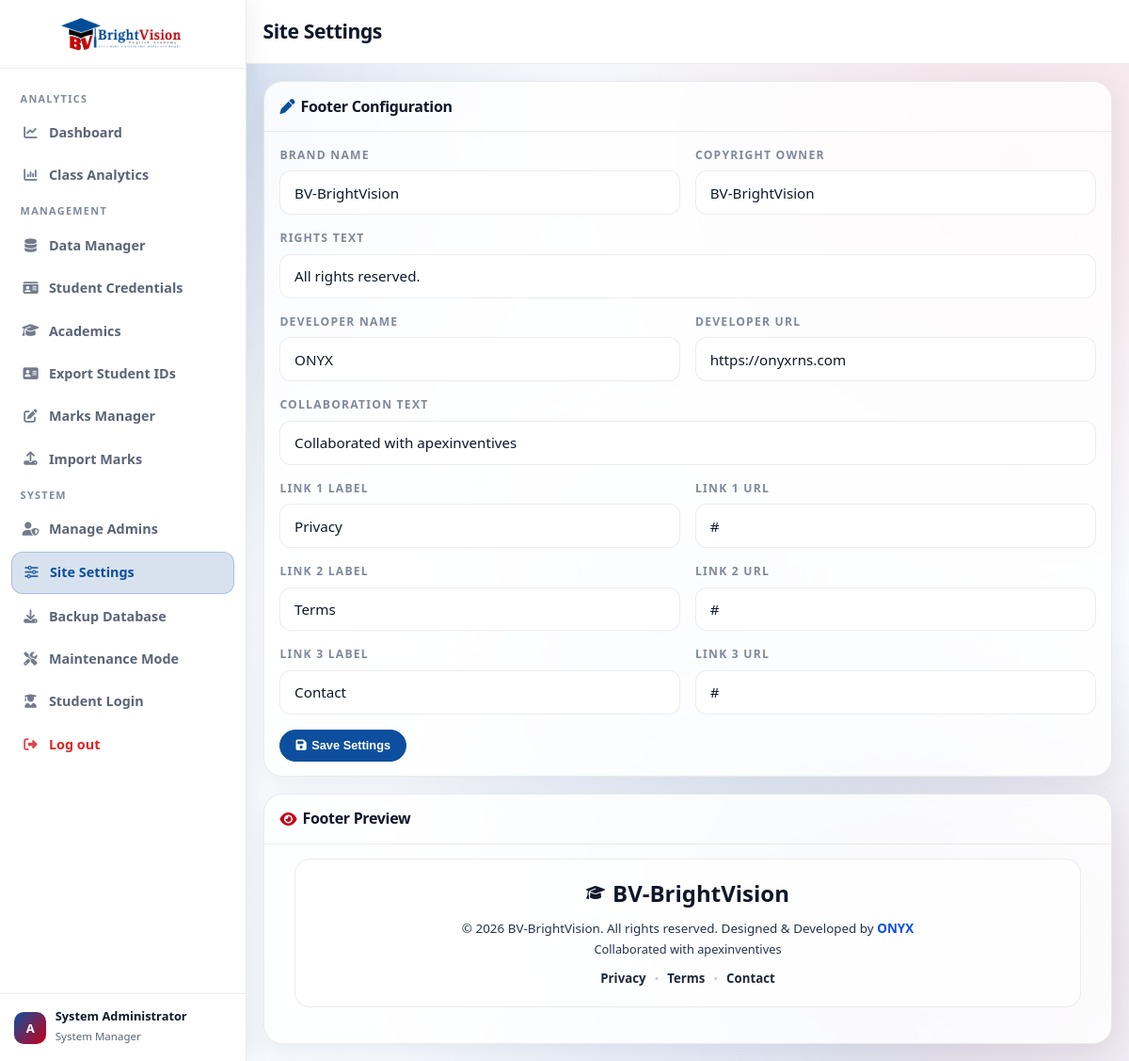
Screenshot of /admin/site_settings.php (signed in) with the database file from the repository.
### tables this page shows
CREATE TABLE IF NOT EXISTS `site_settings` (
  `id` TINYINT UNSIGNED NOT NULL PRIMARY KEY,
  `footer_text` VARCHAR(255) NOT NULL DEFAULT 'ONYX',
  `footer_url` VARCHAR(255) NOT NULL DEFAULT 'https://onyxrns.com',
  `footer_brand_name` VARCHAR(140) NOT NULL DEFAULT 'BV-BrightVision',
  `footer_copyright_owner` VARCHAR(140) NOT NULL DEFAULT 'BV-BrightVision',
  `footer_rights_text` VARCHAR(160) NOT NULL DEFAULT 'All rights reserved.',
  `footer_collab_text` VARCHAR(255) NOT NULL DEFAULT 'Collaborated with apexinventives',
  `footer_link_1_label` VARCHAR(50) NOT NULL DEFAULT 'Privacy',
  `footer_link_1_url` VARCHAR(255) NOT NULL DEFAULT '#',
  `footer_link_2_label` VARCHAR(50) NOT NULL DEFAULT 'Terms',
  `footer_link_2_url` VARCHAR(255) NOT NULL DEFAULT '#',
  `footer_link_3_label` VARCHAR(50) NOT NULL DEFAULT 'Contact',
  `footer_link_3_url` VARCHAR(255) NOT NULL DEFAULT '#',
  `updated_at` TIMESTAMP DEFAULT CURRENT_TIMESTAMP ON UPDATE CURRENT_TIMESTAMP
);

### admin/site_settings.php (the view, shortened to what the rows shown need)
<?php
require_once '../config.php';
require_once '../footer.php';
$settings = get_site_footer_settings($pdo);
?>
<!DOCTYPE html>
<html lang="en">
<head>
    <link rel="stylesheet" href="https://cdnjs.cloudflare.com/ajax/libs/font-awesome/6.5.0/css/all.min.css">
    <link rel="stylesheet" href="../css/style.css">
    <link rel="stylesheet" href="../css/admin.css">
</head>
<body>
<div class="admin-layout">
    <main class="admin-main">
        <div class="admin-topbar"><div class="topbar-left"><button class="sb-toggle" id="sbToggle"><i class="fas fa-bars"></i></button><h1>Site Settings</h1></div></div>
        <div class="admin-body dashboard-stack">
            <section class="dash-panel reveal d1">
                <div class="panel-head"><h2><i class="fas fa-pen" style="color:var(--primary);"></i> Footer Configuration</h2></div>
                <div class="panel-body">
                    <form method="POST">
                        <div class="form-group"><label class="form-label">Rights Text</label><input type="text" name="footer_rights_text" class="form-control" value="<?= htmlspecialchars((string) $settings['rights_text']) ?>"></div>
                        <div class="form-grid">
                            <div class="form-group"><label class="form-label">Developer Name</label><input type="text" name="footer_text" class="form-control" value="<?= htmlspecialchars((string) $settings['developer_name']) ?>"></div>
                            <div class="form-group"><label class="form-label">Developer URL</label><input type="text" name="footer_url" class="form-control" value="<?= htmlspecialchars((string) $settings['developer_url']) ?>"></div>
                        </div>
                        <div class="form-group"><label class="form-label">Collaboration Text</label><input type="text" name="footer_collab_text" class="form-control" value="<?= htmlspecialchars((string) $settings['collaboration_text']) ?>"></div>
                        <div class="form-grid">
                            <div class="form-group"><label class="form-label">Link 1 Label</label><input type="text" name="footer_link_1_label" class="form-control" value="<?= htmlspecialchars((string) ($settings['link_1_label'] ?? '')) ?>"></div>
                        </div>
                        <div class="form-grid">
                            <div class="form-group"><label class="form-label">Link 2 Label</label><input type="text" name="footer_link_2_label" class="form-control" value="<?= htmlspecialchars((string) ($settings['link_2_label'] ?? '')) ?>"></div>
                        </div>
                        <div class="form-grid">
                            <div class="form-group"><label class="form-label">Link 3 Label</label><input type="text" name="footer_link_3_label" class="form-control" value="<?= htmlspecialchars((string) ($settings['link_3_label'] ?? '')) ?>"></div>
                        </div>
                    </form>
                </div>
            </section>
            <section class="dash-panel reveal d2">
                <div class="panel-head"><h2><i class="fas fa-eye" style="color:var(--accent);"></i> Footer Preview</h2></div>
                <div class="panel-body">
                    <?php render_portal_footer($settings, ''); ?>
                </div>
            </section>
        </div>
    </main>
</div>
</body>
</html>

### footer.php (shortened to what the rows shown need)
<?php
if (!function_exists('footer_normalize_url')) {
    function footer_normalize_url(string $url, string $fallback = '#'): string
    {
        $url = trim($url);
        if ($url === '#') {
            return '#';
        }
        if (preg_match('~^(https?://|mailto:|tel:|/|#)~i', $url)) {
            return $url;
        }
        $candidate = 'https://' . ltrim($url, '/');
        return $candidate;
    }
}
if (!function_exists('footer_is_external_url')) {
    function footer_is_external_url(string $url): bool
    {
        return preg_match('~^https?://~i', $url) === 1;
    }
}
if (!function_exists('normalize_footer_settings')) {
    function normalize_footer_settings(array $settings = []): array
    {
        $defaults = function_exists('default_footer_settings')
            ? default_footer_settings()
            : footer_defaults_fallback();
        $merged = array_merge($defaults, $settings);
        $brandName = trim((string) ($merged['brand_name'] ?? ''));
        $copyrightOwner = trim((string) ($merged['copyright_owner'] ?? ''));
        $rightsText = trim((string) ($merged['rights_text'] ?? ''));
        $developerName = trim((string) ($merged['developer_name'] ?? ($merged['text'] ?? '')));
        $developerName = preg_replace('/^designed\s*(and|&)\s*developed\s*by\s*/i', '', $developerName);
        $developerName = trim((string) $developerName);
        $developerUrl = footer_normalize_url((string) ($merged['developer_url'] ?? ($merged['url'] ?? '')), $defaults['developer_url']);
        $collaborationText = trim((string) ($merged['collaboration_text'] ?? ''));
        $brandName = $brandName !== '' ? $brandName : $defaults['brand_name'];
        $copyrightOwner = $copyrightOwner !== '' ? $copyrightOwner : $defaults['copyright_owner'];
        $rightsText = $rightsText !== '' ? $rightsText : $defaults['rights_text'];
        $developerName = $developerName !== '' ? $developerName : $defaults['developer_name'];
        $collaborationText = $collaborationText !== '' ? $collaborationText : $defaults['collaboration_text'];
        $links = [];
        for ($i = 1; $i <= 3; $i++) {
            $labelKey = 'link_' . $i . '_label';
            $urlKey = 'link_' . $i . '_url';
            $label = trim((string) ($merged[$labelKey] ?? ''));
            $url = footer_normalize_url((string) ($merged[$urlKey] ?? ''), '#');
            $links[] = [
                'label' => $label,
                'url' => $url
            ];
        }
        return [
            'brand_name' => $brandName,
            'copyright_owner' => $copyrightOwner,
            'rights_text' => $rightsText,
            'developer_name' => $developerName,
            'developer_url' => $developerUrl,
            'collaboration_text' => $collaborationText,
            'links' => $links
        ];
    }
}
if (!function_exists('render_portal_footer')) {
    function render_portal_footer(array $settings = [], string $extraClass = 'no-print'): void
    {
        $s = normalize_footer_settings($settings);
        $footerClass = trim('portal-footer ' . $extraClass);
        ?>
        <footer class="<?= htmlspecialchars($footerClass) ?>">
            <div class="footer-brand">
                <i class="fas fa-graduation-cap"></i>
                <span><?= htmlspecialchars($s['brand_name']) ?></span>
            </div>
            <p class="footer-copy">
                &copy; <?= date('Y') ?> <?= htmlspecialchars($s['copyright_owner']) ?>.
                <?= htmlspecialchars($s['rights_text']) ?>
                Designed &amp; Developed by
                <?php
                $devIsExternal = footer_is_external_url($s['developer_url']);
                ?>
                <a
                    class="footer-inline-link"
                    href="<?= htmlspecialchars($s['developer_url']) ?>"
                    <?= $devIsExternal ? 'target="_blank" rel="noopener noreferrer"' : '' ?>
                >
                    <?= htmlspecialchars($s['developer_name']) ?>
                </a>
            </p>
            <?php if (trim((string) $s['collaboration_text']) !== ''): ?>
                <p class="footer-collab"><?= htmlspecialchars($s['collaboration_text']) ?></p>
            <?php endif; ?>
            <?php if (!empty($s['links'])): ?>
                <div class="footer-links">
                    <?php foreach ($s['links'] as $index => $link): ?>
                        <?php
                        $isExternal = footer_is_external_url($link['url']);
                        if ($index > 0) {
                            echo '<span>&bull;</span>';
                        }
                        ?>
                        <a
                            href="<?= htmlspecialchars($link['url']) ?>"
                            <?= $isExternal ? 'target="_blank" rel="noopener noreferrer"' : '' ?>
                        >
                            <?= htmlspecialchars($link['label']) ?>
                        </a>
                    <?php endforeach; ?>
                </div>
            <?php endif; ?>
        </footer>
        <?php
    }
}

### rows the page displays
site_settings: footer_rights_text "All rights reserved.", footer_text "ONYX", footer_url "https://onyxrns.com", footer_collab_text "Collaborated with apexinventives", footer_link_1_label "Privacy", footer_link_2_label "Terms", footer_link_3_label "Contact"

### other values shown
admin_display_name() "System Administrator"
$s['brand_name'] "BV-BrightVision"
$s['copyright_owner'] "BV-BrightVision"
